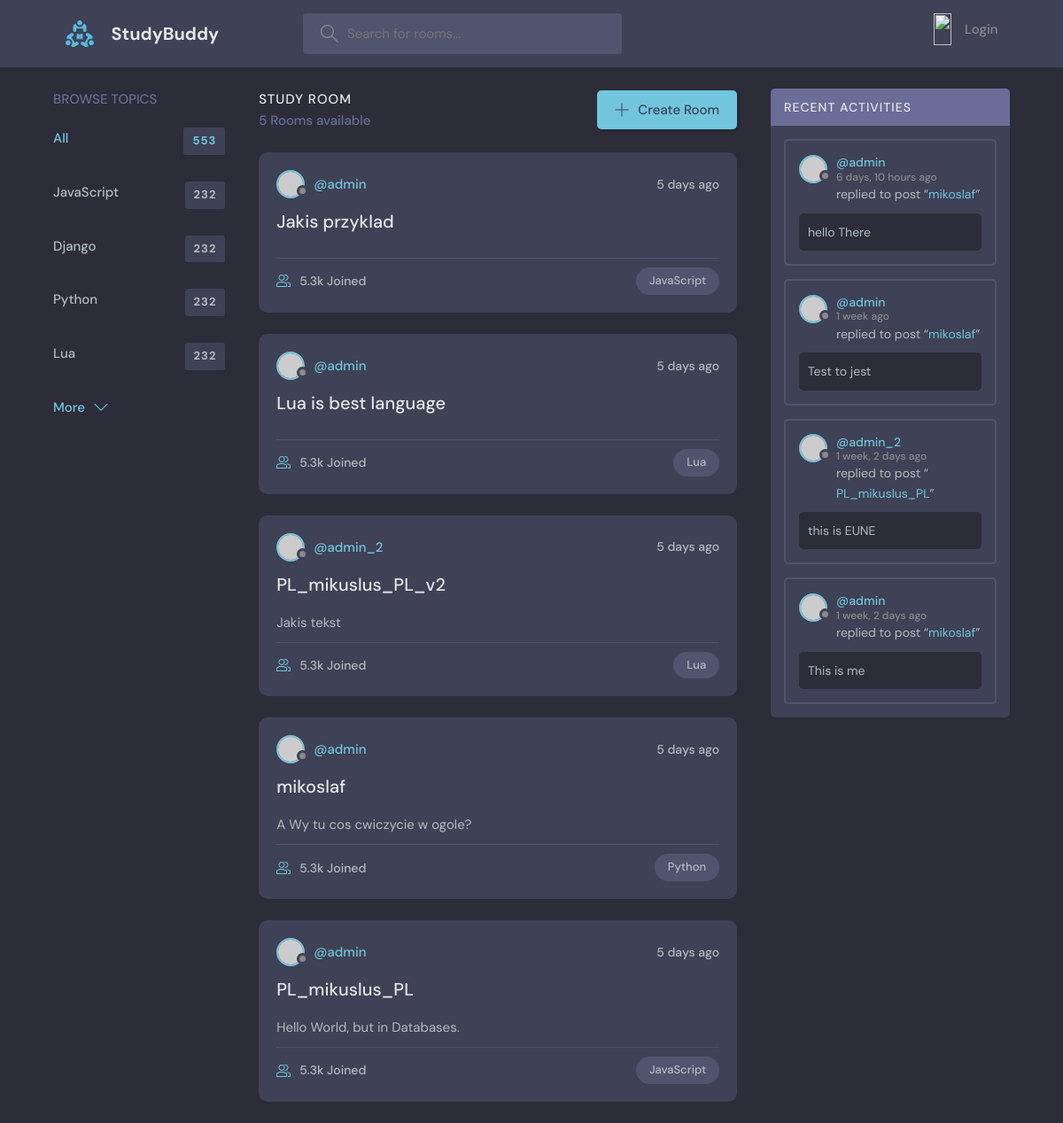
The page / on the database its author committed.
### base/models.py (models this page shows)
class Topic(models.Model):
    name = models.CharField(max_length=200)
    def __str__(self):
        return self.name

class Room(models.Model):
    host = models.ForeignKey(User, on_delete=models.SET_NULL, null=True)
    topic = models.ForeignKey(Topic, on_delete=models.SET_NULL, null=True)
    name = models.CharField(max_length=200)
    description = models.TextField(null=True, blank=True)
    participants = models.ManyToManyField(User, related_name='paricipants', blank=True)
    updated = models.DateField(auto_now=True)
    created = models.DateField(auto_now_add=True)
    class Meta:
        ordering = ['-updated', '-created'] # Domyślne Order BY w klasie, pierwszy ma priorytet, opcjonalnie drugi
    def __str__(self):
        return str(self.name)

class Message(models.Model):
    user = models.ForeignKey(User, on_delete=models.CASCADE)
    room = models.ForeignKey(Room, on_delete=models.CASCADE) # Zapis oznacza to, że gdy Room zostanie usuniety to to też zostanie|SET_NULL zamiast usunięcia zostanie dane NULL
    body = models.TextField()
    updated = models.DateField(auto_now=True)
    created = models.DateField(auto_now_add=True)
    def __str__(self):
        return self.body[0:50]

### base/views.py (the view)
# urls.py: path("", views.home, name="home"),
def home(request):
    q = request.GET.get('q') if request.GET.get('q') != None else ''  # pobieramy zmienna z linku
    lista = Room.objects.filter(
        Q(topic__name__icontains = q) | # & == and, | == or
        Q(name__icontains = q) |
        Q(description__icontains = q)
        ) # Podczas zapytań do bd zamist . używa się __ chyba | icontains dodajce coś w stylu LIKE "%cos%"
    topic = Topic.objects.all()
    rooms_count = lista.count()
    room_messages = Message.objects.filter(Q(room__topic__name__icontains=q)).order_by('-created')
    context =  {'name': 'Start', 'lista': lista, 'topics': topic, 'room_count': rooms_count, 'room_messages': room_messages}
    return render(request, "home.html", context)

### templates/home.html (shortened to what this page needs)
{% extends 'main.html' %}
{% block content %}
  <main class="layout layout--3">
    <div class="container">
        {% include 'topics_component.html' %}
        {% include 'feed_component.html' %}
        {% include 'activity_component.html' %}
    </div>
  </main>
{% endblock content %}

### templates/topics_component.html
<div class="topics">
  <div class="topics__header">
    <h2>Browse Topics</h2>
  </div>
  <ul class="topics__list">
    <li>
      <a href="{% url 'home' %}" class="active">All <span>553</span></a>
    </li>
    {% for topic in topics %}
        <li>
            <a href="{% url 'home' %}?q={{topic.name}}">{{topic}} <span>232</span></a>
        </li>
    {% endfor %}
  </ul>
  <a class="btn btn--link" href="topics.html">
    More
    <svg
      version="1.1"
      xmlns="http://www.w3.org/2000/svg"
      width="32"
      height="32"
      viewBox="0 0 32 32"
    >
      <title>chevron-down</title>
      <path d="M16 21l-13-13h-3l16 16 16-16h-3l-13 13z"></path>
    </svg>
  </a>
</div>

### templates/feed_component.html (shortened to what this page needs)
<div class="roomList">
    <div class="roomList__header">
      <div>
        <h2>Study Room</h2>
        <p>{{room_count}} Rooms available</p>
      </div>
      <a class="btn btn--main" href="{% url 'create-room'%}">
        <svg version="1.1" xmlns="http://www.w3.org/2000/svg" width="32" height="32" viewBox="0 0 32 32">
          <title>add</title>
          <path
            d="M16.943 0.943h-1.885v14.115h-14.115v1.885h14.115v14.115h1.885v-14.115h14.115v-1.885h-14.115v-14.115z"
          ></path>
        </svg>
        Create Room
      </a>
    </div>
    {% for list in lista %}
        <div class="roomListRoom">
        <div class="roomListRoom__header">
            <a href="{% url 'user-profile' list.host.id %}" class="roomListRoom__author">
            <div class="avatar avatar--small">
                <img src="https://randomuser.me/api/portraits/women/11.jpg" />
            </div>
            <span>@{{list.host.username}}</span>
            </a>
            <div class="roomListRoom__actions">
            <span>5 days ago</span>
            </div>
        </div>
        <div class="roomListRoom__content">
            <a href="{% url 'list' list.id %}">{{list.name}}</a>
            <p>
                {{list.description}}
            </p>
        </div>
        <div class="roomListRoom__meta">
            <a href="room.html" class="roomListRoom__joined">
            5.3k Joined
            </a>
            <p class="roomListRoom__topic">{{list.topic}}</p>
        </div>
        </div>
    {% endfor %}
  </div>

### templates/activity_component.html (shortened to what this page needs)
<div class="activities">
    <div class="activities__header">
      <h2>Recent Activities</h2>
    </div>
    {% for message in room_messages %}
        <div class="activities__box">
        <div class="activities__boxHeader roomListRoom__header">
            <a href="{% url 'user-profile' message.user.id %}" class="roomListRoom__author">
            <div class="avatar avatar--small">
                <img src="https://randomuser.me/api/portraits/women/11.jpg" />
            </div>
            <p>
                @{{message.user}}
                <span>{{message.created|timesince}} ago</span>
            </p>
            </a>
        </div>
        <div class="activities__boxContent">
            <p>replied to post “<a href="{% url 'list' message.room.id %}">{{message.room}}</a>”</p>
            <div class="activities__boxRoomContent">
                {{message}}
            </div>
        </div>
        </div>
    {% endfor %}
  </div>

### rows shown on the page
Topic: name "JavaScript"
Topic: name "Django"
Topic: name "Python"
Topic: name "Lua"
Room: host.username "admin", name "Jakis przyklad", topic "JavaScript"
Room: host.username "admin", name "Lua is best language", topic "Lua"
Room: host.username "admin_2", name "PL_mikuslus_PL_v2", description "Jakis tekst", topic "Lua"
Room: host.username "admin", name "mikoslaf", description "A Wy tu cos cwiczycie w ogole?", topic "Python"
Room: host.username "admin", name "PL_mikuslus_PL", description "Hello World, but in Databases.", topic "JavaScript"
Message: user "admin", created "6 days, 10 hours", room "mikoslaf", body "hello There"
Message: user "admin", created "1 week", room "mikoslaf", body "Test to jest"
Message: user "admin_2", created "1 week, 2 days", room "PL_mikuslus_PL", body "this is EUNE"
Message: user "admin", created "1 week, 2 days", room "mikoslaf", body "This is me"

### other values the page prints
{{ room_count }} "5"
